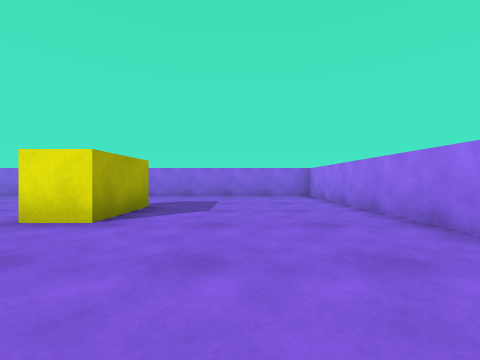
View 1 (above)

14 first-person views from a walk through a scene from a Unity 3-D project. The camera is 0.58 m above the floor, looks level and sees 90° across. The floor is counted in squares, 1 m on a side. Each view is taken from the middle of a square. On the plan, view 1 faces up. The plan holds only what a view shows up to about 9 squares ahead; the rest is blank. The player character is not drawn.

View 2
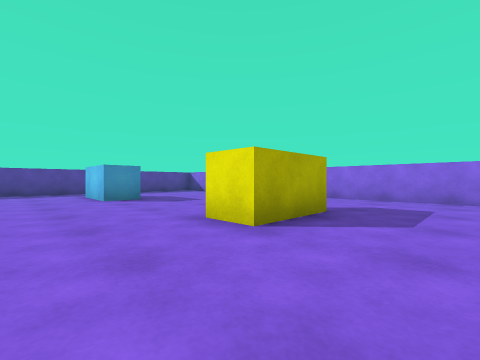

View 3
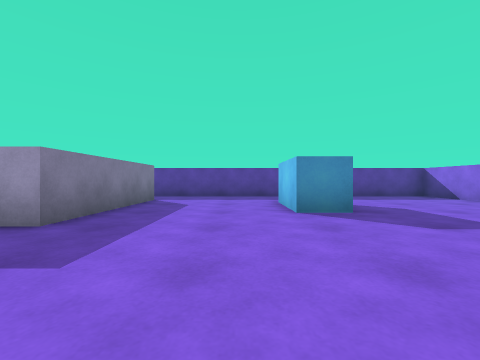

View 4
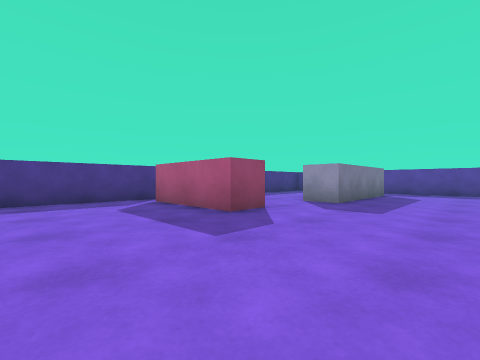

View 5
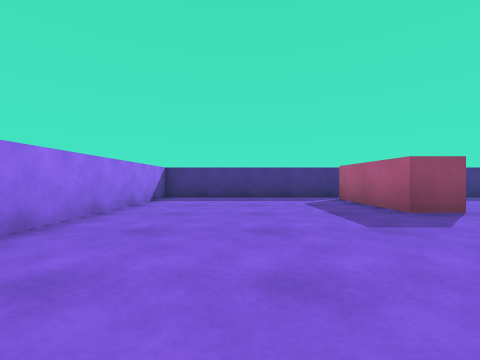

View 6
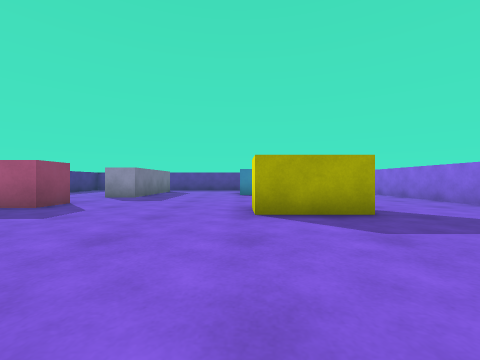

View 7
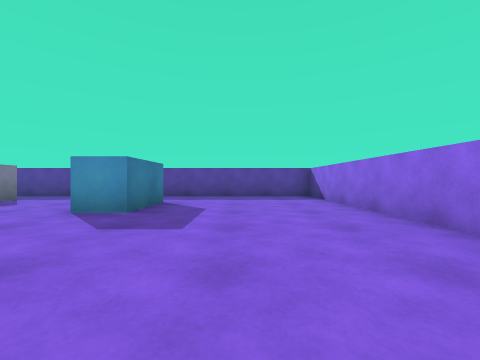

View 8
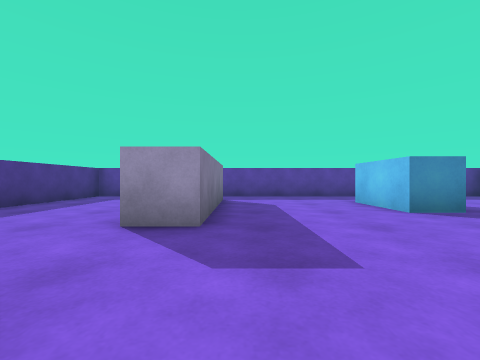

View 9
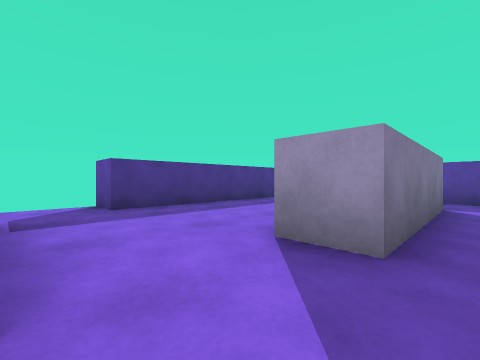

View 10
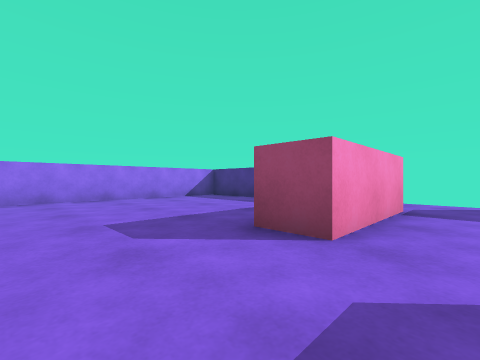

View 11
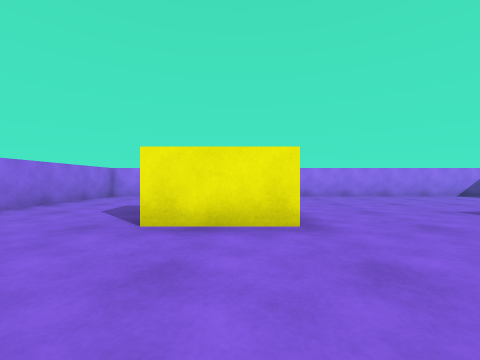

View 12
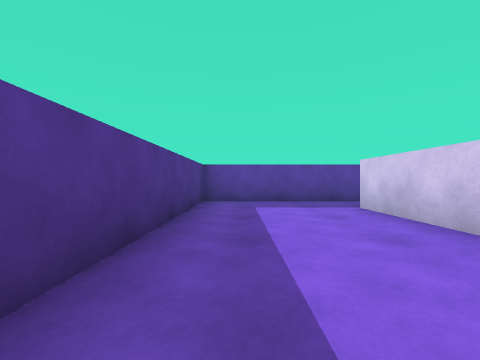

View 13
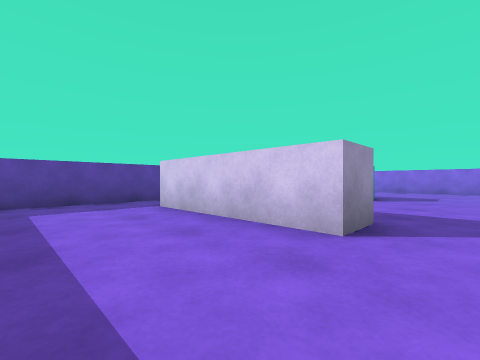

View 14
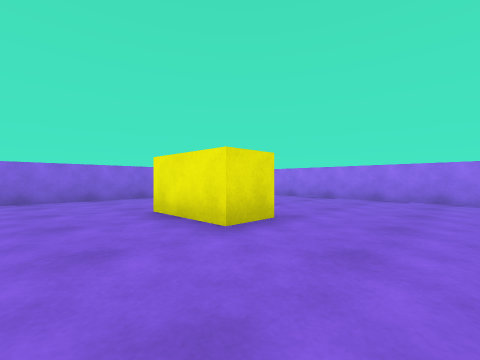

### Floor plan
Ten units are one square. View 1 is at (0, 0); x grows to the right and y downward. Boxes are objects, and circles mark ways between rooms. Rooms are numbered by the first view taken in them; rooms with no view inside come last. Other rooms are left out.
<svg viewBox="-120 -90 150 155">
<path fill="none" stroke="#000" d="M-40 12 -30 12 -30 42M-100 5 -60 5 -60 15M-34 50 25 50 25 -85 -115 -85 -115 15M-60 15 -100 15M-115 15 -115 50 -55 50 -55 60M-40 44 -40 12"/>
<rect x="-95" y="-45" width="20" height="20" fill="#bbb"><title>blue block</title></rect>
<rect x="-35" y="-55" width="20" height="20" fill="#bbb"><title>yellow block</title></rect>
<circle cx="-110" cy="10" r="3" fill="#2a7"/>
<circle cx="-55" cy="10" r="3" fill="#2a7"/>
<text x="-40" y="-30">1</text>
<text x="-80" y="30">2</text>
</svg>
Room 1 opens to room 2.

Where each view was taken, in squares from view 1:
view 1: 0 up, 0 right, facing up
view 2: 1 up, 0 right, facing up-left
view 3: 2 up, 3 left, facing left
view 4: 2 up, 0 right, facing down-left
view 5: 3 up, 0 right, facing down
view 6: 3 up, 2 right, facing left
view 7: 6 up, 3 left, facing left
view 8: 0 up, 3 left, facing left
view 9: 0 up, 4 left, facing down-left
view 10: 1 up, 5 left, facing down-right
view 11: 4 up, 6 left, facing right
view 12: 4 down, 5 left, facing left
view 13: 4 down, 5 left, facing up-left
view 14: 1 up, 5 left, facing up-right
